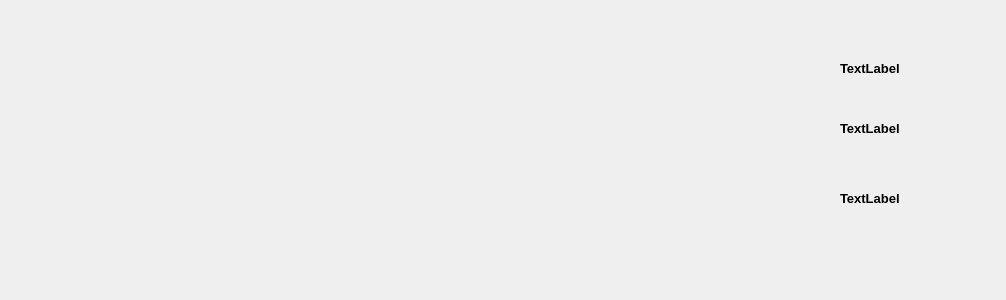
<?xml version="1.0" encoding="UTF-8"?>
<ui version="4.0">
 <class>lestat</class>
 <widget class="QDialog" name="lestat">
  <property name="geometry">
   <rect>
    <x>0</x>
    <y>0</y>
    <width>1006</width>
    <height>300</height>
   </rect>
  </property>
  <property name="windowTitle">
   <string>Dialog</string>
  </property>
  <widget class="QLabel" name="label">
   <property name="geometry">
    <rect>
     <x>840</x>
     <y>60</y>
     <width>121</width>
     <height>16</height>
    </rect>
   </property>
   <property name="font">
    <font>
     <pointsize>10</pointsize>
     <weight>75</weight>
     <bold>true</bold>
    </font>
   </property>
   <property name="text">
    <string>TextLabel</string>
   </property>
  </widget>
  <widget class="QLabel" name="label_2">
   <property name="geometry">
    <rect>
     <x>840</x>
     <y>120</y>
     <width>111</width>
     <height>16</height>
    </rect>
   </property>
   <property name="font">
    <font>
     <pointsize>10</pointsize>
     <weight>75</weight>
     <bold>true</bold>
    </font>
   </property>
   <property name="text">
    <string>TextLabel</string>
   </property>
  </widget>
  <widget class="QLabel" name="label_3">
   <property name="geometry">
    <rect>
     <x>840</x>
     <y>190</y>
     <width>111</width>
     <height>16</height>
    </rect>
   </property>
   <property name="font">
    <font>
     <pointsize>10</pointsize>
     <weight>75</weight>
     <bold>true</bold>
    </font>
   </property>
   <property name="text">
    <string>TextLabel</string>
   </property>
  </widget>
 </widget>
 <resources/>
 <connections/>
</ui>
